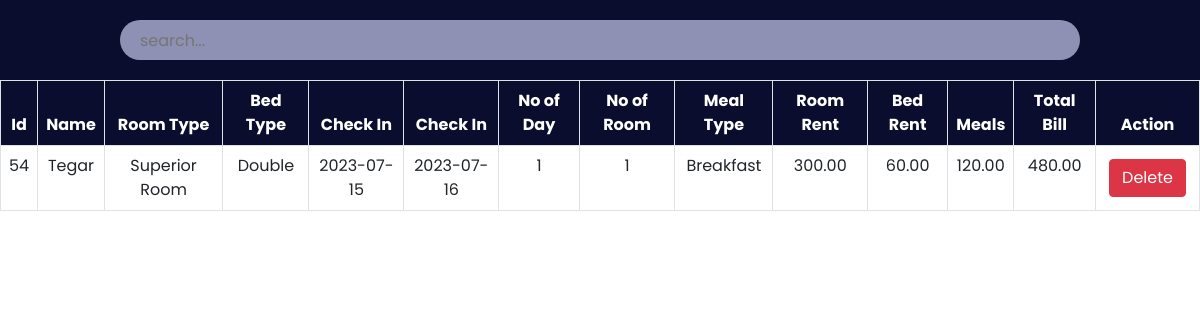
Page /admin/payment.php on the earlier database version.
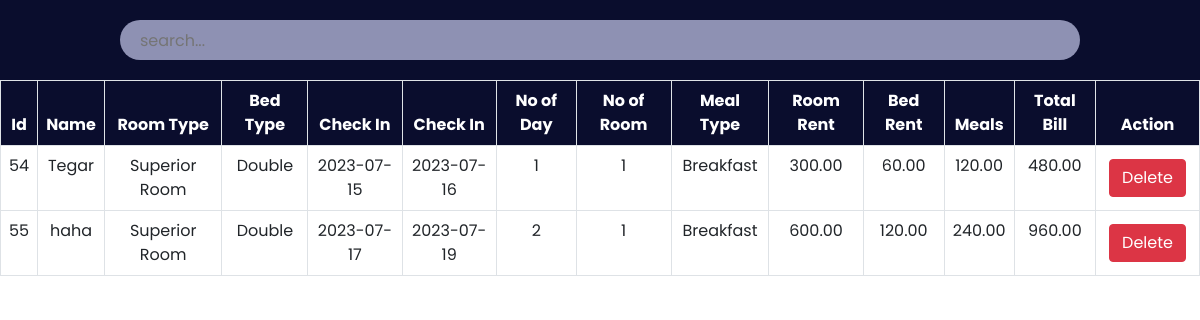
Same page on the later database version.
### tables this page shows
CREATE TABLE `payment` (
  `id` int(30) NOT NULL,
  `Name` varchar(30) NOT NULL,
  `Email` varchar(30) NOT NULL,
  `RoomType` varchar(30) NOT NULL,
  `Bed` varchar(30) NOT NULL,
  `NoofRoom` int(30) NOT NULL,
  `cin` date NOT NULL,
  `cout` date NOT NULL,
  `noofdays` int(30) NOT NULL,
  `roomtotal` double(8,2) NOT NULL,
  `bedtotal` double(8,2) NOT NULL,
  `meal` varchar(30) NOT NULL,
  `mealtotal` double(8,2) NOT NULL,
  `finaltotal` double(8,2) NOT NULL
);

### admin/payment.php (the view, shortened to what this page needs)
<?php
    include '../config.php';
?>
<!DOCTYPE html>
<html lang="en">
<head>
    <link href="https://cdn.jsdelivr.net/npm/bootstrap@5.0.2/dist/css/bootstrap.min.css" rel="stylesheet">
    <link rel="stylesheet" href="https://cdnjs.cloudflare.com/ajax/libs/font-awesome/6.2.0/css/all.min.css"/>
	<link rel="stylesheet" href="css/roombook.css">
</head>
<body>
	<div class="searchsection">
        <input type="text" name="search_bar" id="search_bar" placeholder="search..." onkeyup="searchFun()">
    </div>
    <div class="roombooktable" class="table-responsive-xl">
        <?php
            $paymanttablesql = "SELECT * FROM payment";
            $paymantresult = mysqli_query($conn, $paymanttablesql);
        ?>
        <table class="table table-bordered" id="table-data">
            <thead>
                <tr>
                    <th scope="col">Id</th>
                    <th scope="col">Name</th>
                    <th scope="col">Room Type</th>
                    <th scope="col">Bed Type</th>
                    <th scope="col">Check In</th>
                    <th scope="col">Check In</th>
					<th scope="col">No of Day</th>
                    <th scope="col">No of Room</th>
					<th scope="col">Meal Type</th>
                    <th scope="col">Room Rent</th>
                    <th scope="col">Bed Rent</th>
                    <th scope="col">Meals</th>
					<th scope="col">Total Bill</th>
                    <th scope="col">Action</th>
                </tr>
            </thead>
            <tbody>
            <?php
            while ($res = mysqli_fetch_array($paymantresult)) {
            ?>
                <tr>
                    <td><?php echo $res['id'] ?></td>
                    <td><?php echo $res['Name'] ?></td>
                    <td><?php echo $res['RoomType'] ?></td>
                    <td><?php echo $res['Bed'] ?></td>
					<td><?php echo $res['cin'] ?></td>
                    <td><?php echo $res['cout'] ?></td>
					<td><?php echo $res['noofdays'] ?></td>
                    <td><?php echo $res['NoofRoom'] ?></td>
                    <td><?php echo $res['meal'] ?></td>
                    <td><?php echo $res['roomtotal'] ?></td>
					<td><?php echo $res['bedtotal'] ?></td>
					<td><?php echo $res['mealtotal'] ?></td>
					<td><?php echo $res['finaltotal'] ?></td>
                    <td class="action">
						<a href="paymantdelete.php?id=<?php echo $res['id']?>"><button class="btn btn-danger">Delete</button></a>
                    </td>
                </tr>
            <?php
            }
            ?>
            </tbody>
        </table>
    </div>
</body>
</html>

Differences in the rows shown:
added payment: id "55", Name "haha", RoomType "Superior Room", Bed "Double", cin "2023-07-17", cout "2023-07-19", noofdays "2", NoofRoom "1", meal "Breakfast", roomtotal "600.00", bedtotal "120.00", mealtotal "240.00", finaltotal "960.00"
